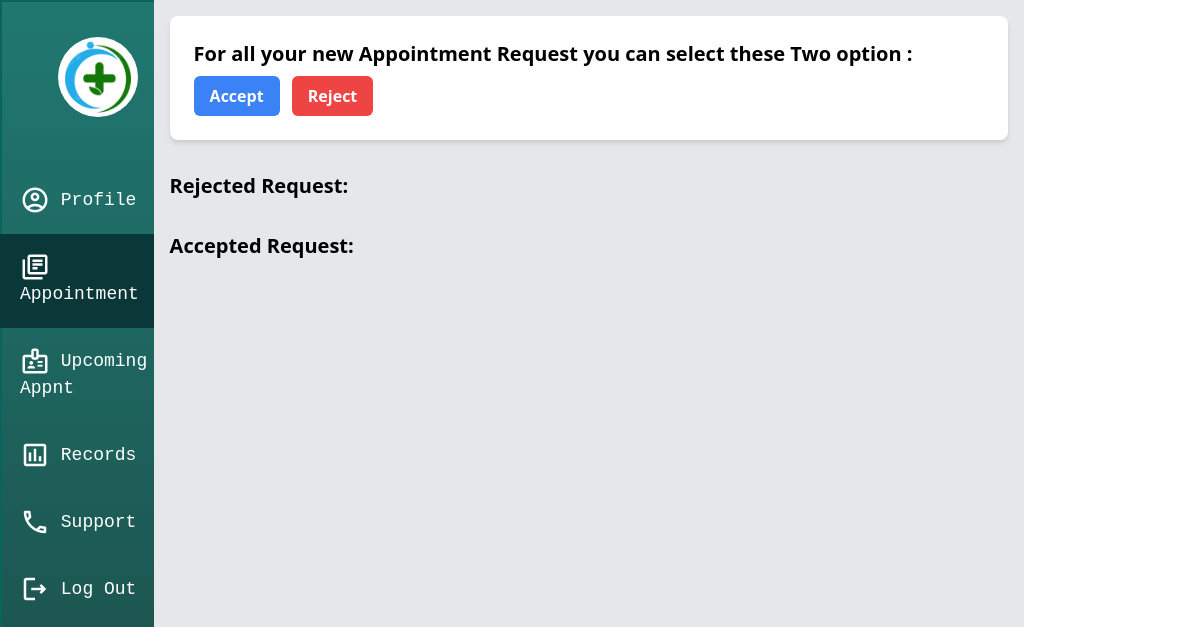
Before: /pdash/appnt/appnt_d/ (signed in) with the older database file.
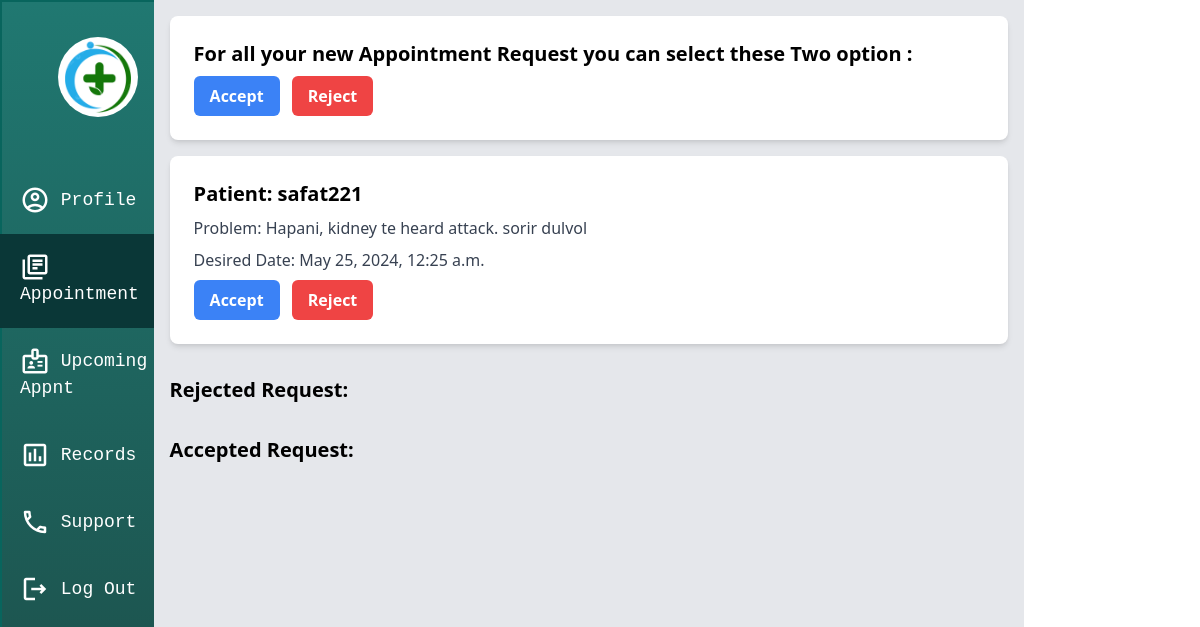
After: the same page with the newer database file.
### appointment/models.py (models this page shows, shortened)
class Appnt_info(models.Model):
    username = models.CharField(max_length=100 , default="Empty")
    serialno = models.CharField(max_length=100 , default="Empty")
    problemInfo = models.CharField(max_length=1000 , default="Empty")
    desireDate = models.DateTimeField(default=timezone.now)
    STATUS_CHOICES = [
        ('pending', 'Pending'),
        ('accepted', 'Accepted'),
        ('rejected', 'Rejected'),
    ]
    status = models.CharField(max_length=10, choices=STATUS_CHOICES, default='pending')

### appointment/views.py (the view)
# urls.py: path('appnt_d/' ,  views.appnt_d , name = 'appnt_d'),
def appnt_d(request):
    if request.session.get('loggedIn_d'):
        pending_appnt = []
        tmp = Appnt_info.objects.get(serialno = "hidden")
        pending_appnt.append(tmp)
        pending_appnt += Appnt_info.objects.filter(serialno=request.session['serialno'], status='pending')
        accept_appnt = Appnt_info.objects.filter(serialno=request.session['serialno'], status='accepted')
        reject_appnt = Appnt_info.objects.filter(serialno=request.session['serialno'], status='rejected')
        return render(request , 'appnt/appnt_d.html' , {'pending_appnt' : pending_appnt , 'accept_appnt' : accept_appnt , 'reject_appnt':reject_appnt})
    else:
        return redirect('ddash')

### templates/appnt/appnt_d.html (shortened to what this page needs)
{% extends "doctor/base_d.html" %}
{% load static %}
{% block content %}
<form method="POST" >
    <div class=" container">
        <div id="dcards" class=" w-full h-full flex flex-col justify-around">
        <div class="appointment-requests">
            {% for appointment in pending_appnt %}
                <div class="bg-white shadow-md rounded-lg p-6 m-4">
                    {% if appointment.username != "hidden" %}
                    <h2 class="text-xl font-semibold mb-2">Patient: {{ appointment.username }}</h2>
                    <p class="text-gray-700 mb-2">Problem: {{ appointment.problemInfo }}</p>
                    <p class="text-gray-700 mb-2">Desired Date: {{ appointment.desireDate }}</p>
                    {%else%}
                    <div class="text-xl font-semibold mb-2" > For all your new Appointment Request you can select these Two option : </div>
                    {% endif %}
                <form method="POST" action="{% url 'handle_appointment' appointment.username appointment.serialno appointment.problemInfo appointment.desireDate %}">
                    <button class="bg-blue-500 hover:bg-blue-600 text-white font-bold py-2 px-4 rounded-md mr-2" name="action" value="accept" type="submit">Accept</button>
                    <button class="bg-red-500 hover:bg-red-600 text-white font-bold py-2 px-4 rounded-md" name="action" value="reject" type="submit">Reject</button>
                </form>
            </div>
            {% endfor %}
        </div>
        <div class="text-xl font-semibold m-4" >
            Rejected Request:
        </div>
        <div class="text-xl font-semibold m-4" >
            Accepted Request:
        </div>
    </div>
</form>
{% endblock %}

Changed rows visible on the page:
added Appnt_info: username "safat221", problemInfo "Hapani, kidney te heard attack. sorir dulvol", desireDate "May 25, 2024, 12:25 a.m."
